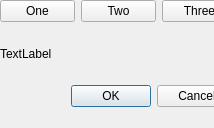
<?xml version="1.0" encoding="UTF-8"?>
<ui version="4.0">
 <class>Dialog</class>
 <widget class="QDialog" name="Dialog">
  <property name="geometry">
   <rect>
    <x>0</x>
    <y>0</y>
    <width>214</width>
    <height>128</height>
   </rect>
  </property>
  <property name="windowTitle">
   <string>Dialog</string>
  </property>
  <widget class="QWidget" name="">
   <property name="geometry">
    <rect>
     <x>0</x>
     <y>0</y>
     <width>237</width>
     <height>107</height>
    </rect>
   </property>
   <layout class="QVBoxLayout" name="verticalLayout">
    <item>
     <layout class="QHBoxLayout" name="horizontalLayout">
      <item>
       <widget class="QPushButton" name="btn_1">
        <property name="text">
         <string>One</string>
        </property>
       </widget>
      </item>
      <item>
       <widget class="QPushButton" name="btn_2">
        <property name="text">
         <string>Two</string>
        </property>
       </widget>
      </item>
      <item>
       <widget class="QPushButton" name="btn_3">
        <property name="text">
         <string>Three</string>
        </property>
       </widget>
      </item>
     </layout>
    </item>
    <item>
     <widget class="QLabel" name="lbl">
      <property name="text">
       <string>TextLabel</string>
      </property>
     </widget>
    </item>
    <item>
     <widget class="QDialogButtonBox" name="buttonBox">
      <property name="standardButtons">
       <set>QDialogButtonBox::Cancel|QDialogButtonBox::Ok</set>
      </property>
     </widget>
    </item>
   </layout>
  </widget>
 </widget>
 <resources/>
 <connections>
  <connection>
   <sender>buttonBox</sender>
   <signal>rejected()</signal>
   <receiver>Dialog</receiver>
   <slot>reject()</slot>
   <hints>
    <hint type="sourcelabel">
     <x>125</x>
     <y>90</y>
    </hint>
    <hint type="destinationlabel">
     <x>81</x>
     <y>112</y>
    </hint>
   </hints>
  </connection>
 </connections>
</ui>
